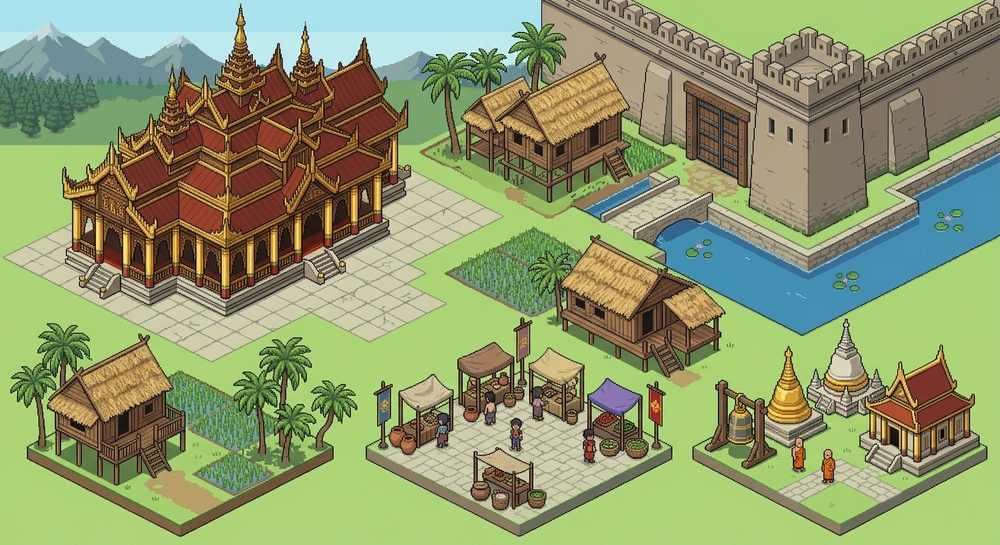
#> input picture environment/taungoo/taungoo_reference_sheet.jpg, 1000 x 545 px, shrunk from 1408 x 768 before the run
$ python normals.py ../environment/taungoo/taungoo_reference_sheet.jpg
#> lines starting #> are read from the running program, lines starting #| are printed output that depends on the picture
"""Rounded, part-aware normal maps for pixel-art characters.
Each body part (separated by the dark outline lines) gets its own rounded bulge,
so lights roll across arms, legs, head and clothes as the animation plays."""
import numpy as np, sys, glob, os
from PIL import Image
from scipy import ndimage as ndi

def normal_map(rgba, R=6.0, strength=1.0, detail=1.6):
#> called with R = 6, strength = 1, detail = 1.6
    a = rgba.astype(float); al = a[..., 3] > 20
#> after `al = a[..., 3] > 20`: al: shape (545, 1000) bool; every value is 1
    lum = (0.3*a[...,0] + 0.59*a[...,1] + 0.11*a[...,2]) / 255.0
    lum = np.where(al, lum, 0)
    cnt = ndi.uniform_filter(al.astype(float), 5) + 1e-4
#> cnt: shape (545, 1000) float64; every value is 1
    local = ndi.uniform_filter(lum, 5) / cnt
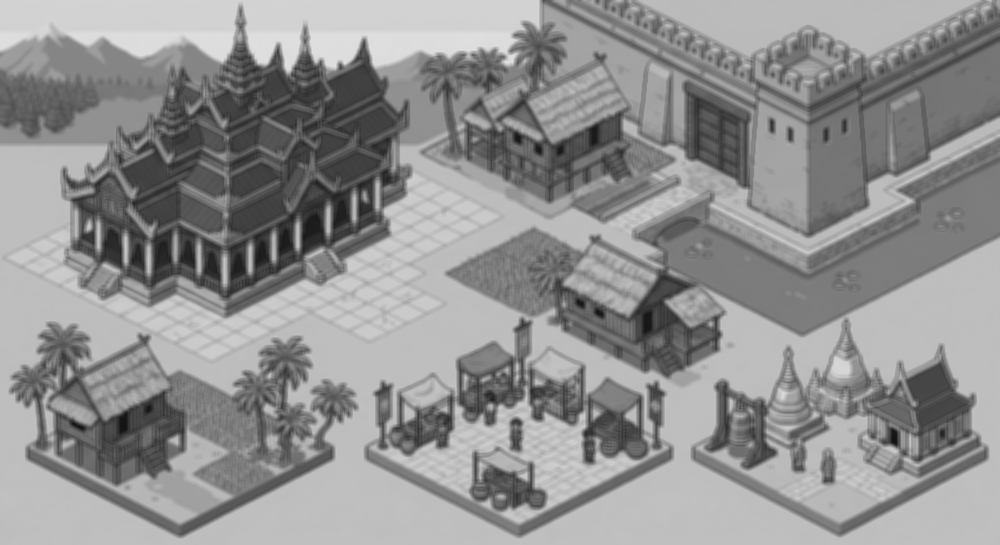
#> local: shape (545, 1000) float64; min 0.07, max 0.888, mean 0.571
    outline = al & (lum < 0.30) & (lum < local * 0.72)
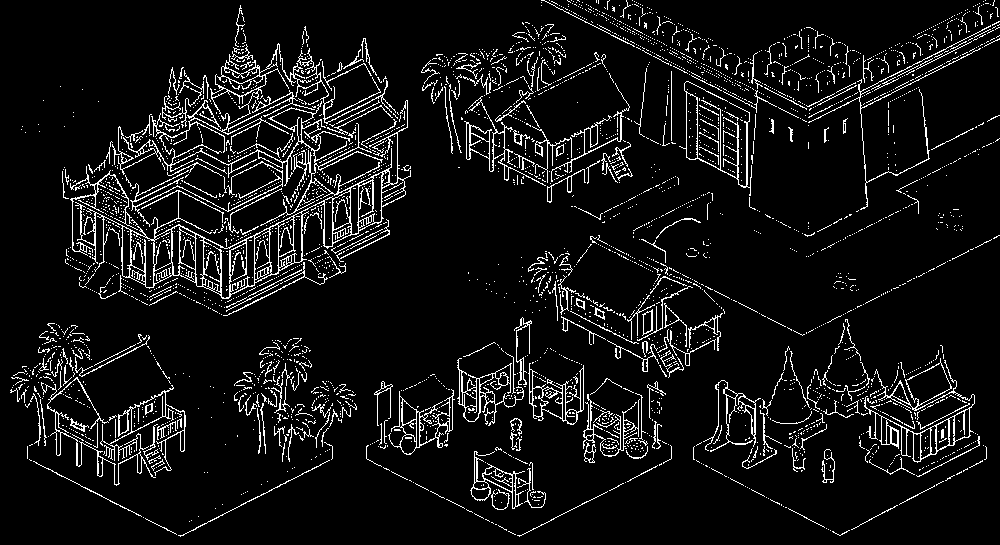
#> outline: shape (545, 1000) bool; 7.6% white in thin lines or dots
    inner = al & ~outline
#> inner: shape (545, 1000) bool; 92.4% white; black in thin lines or dots
    d = ndi.distance_transform_edt(inner)
    t = np.clip(d / R, 0, 1)
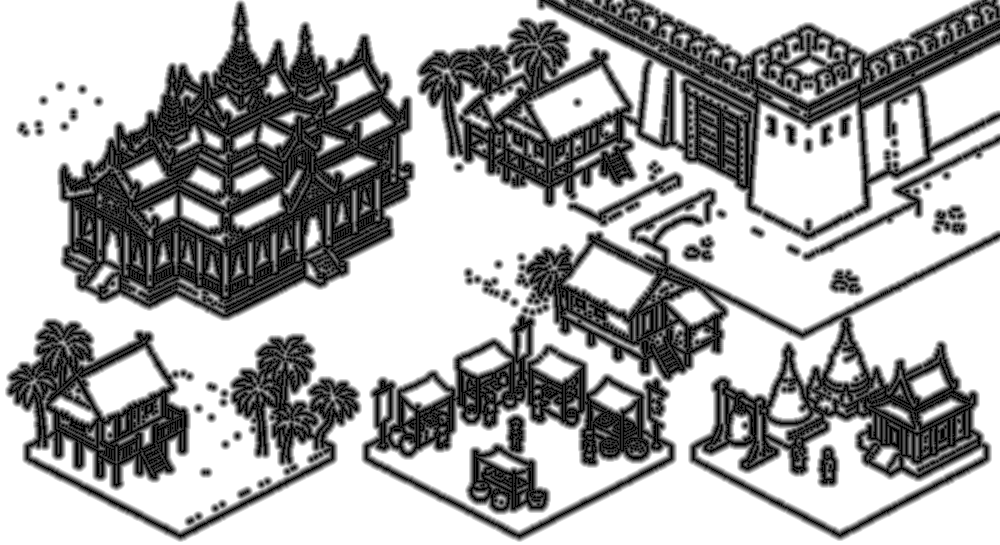
#> t: shape (545, 1000) float64; min 0, max 1, mean 0.675
    h = np.sqrt(1 - (1 - t) ** 2) * R * 0.9           # round (cylinder-like) profile per part
    # whole-silhouette bulge, so the body as a whole is round too
    D = ndi.distance_transform_edt(al)
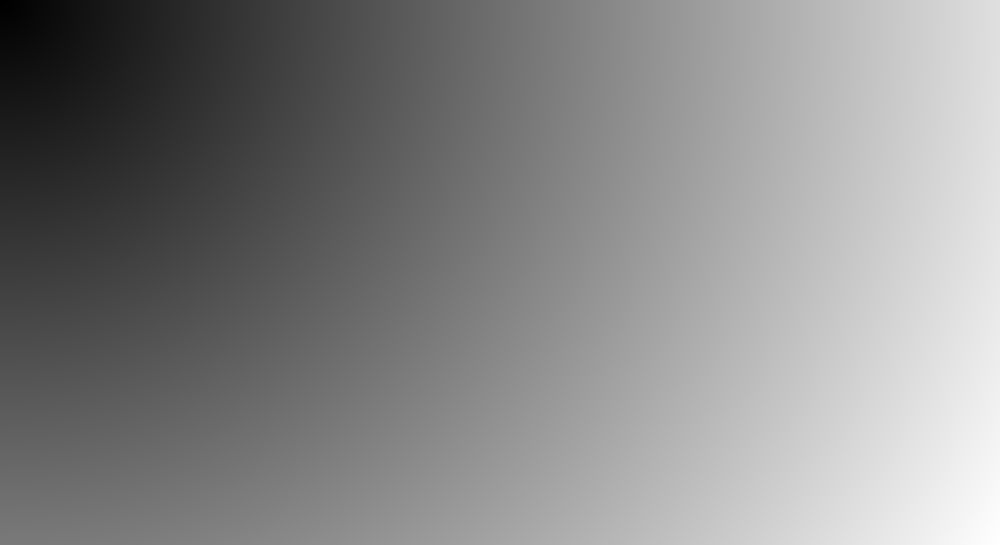
#> D: shape (545, 1000) float64; min 1, max 1138, mean 606.5; drawn with min black and max white
    T = np.clip(D / (R * 2.2), 0, 1)
    h += np.sqrt(1 - (1 - T) ** 2) * R * 0.9
    h += ndi.gaussian_filter(lum, 0.7) * detail * R * 0.25
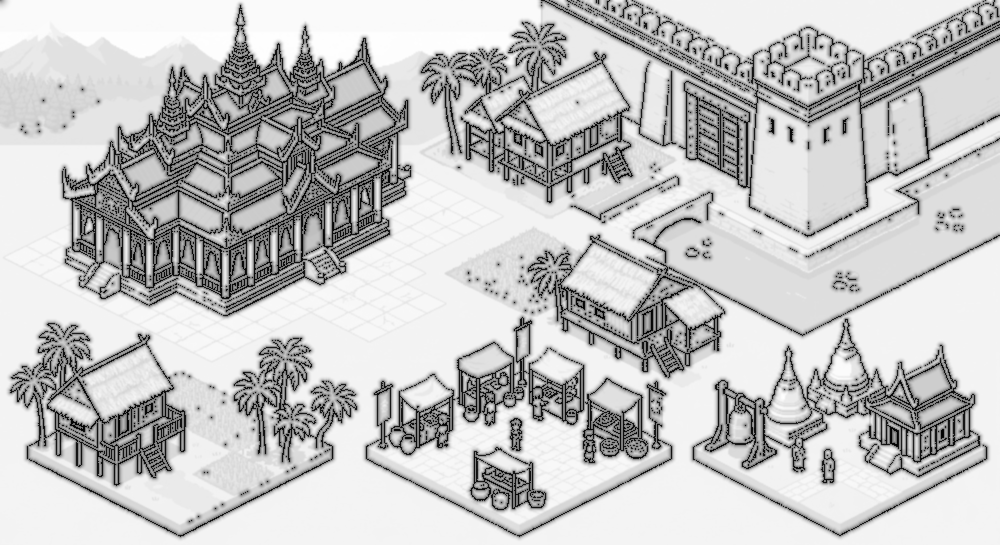
#> h: shape (545, 1000) float64; min 5.46, max 12.92, mean 11.19; drawn with min black and max white
    h = ndi.gaussian_filter(h, 0.9)
    gx = ndi.sobel(h, 1) / 8.0; gy = ndi.sobel(h, 0) / 8.0
#> after `gy = ndi.sobel(h, 0) / 8.0`:
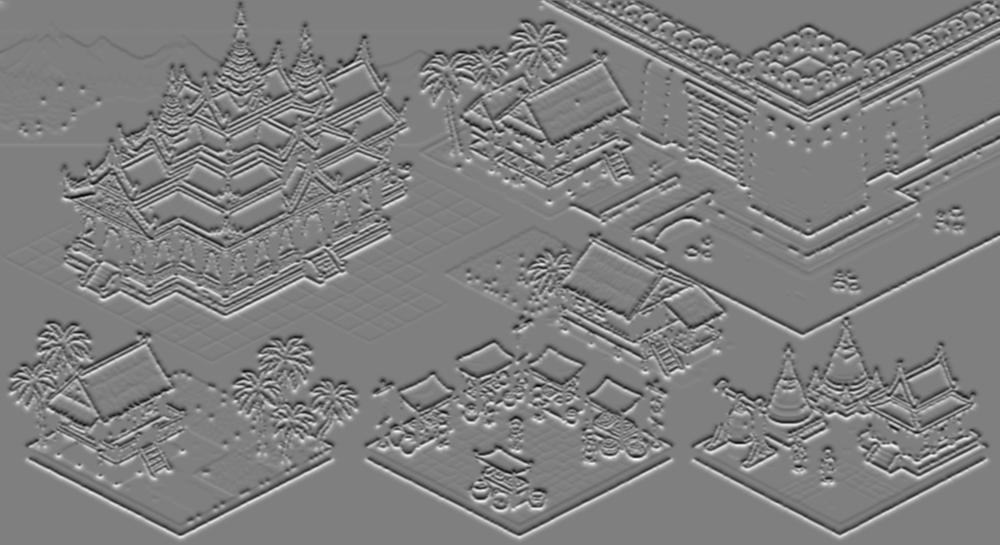
#> gy: shape (545, 1000) float64; min -1.79, max 1.79, mean 0.000398; drawn with min black and max white
    nn = np.dstack([-gx * strength, gy * strength, np.ones_like(gx)])
    nn /= np.linalg.norm(nn, axis=2, keepdims=True)
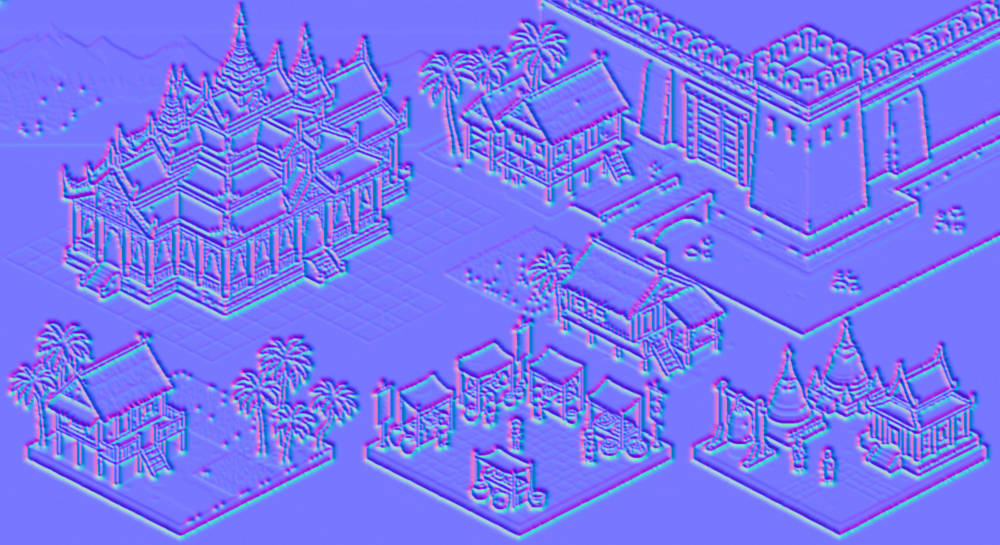
#> nn: shape (545, 1000, 3) float64; mean of channels 0, 1, 2 0.000866, -0.00068, 0.926; drawn with min black and max white
    out = ((nn * 0.5 + 0.5) * 255).round().astype(np.uint8)
    out[~al] = [128, 128, 255]
    return np.dstack([out, (al * 255).astype(np.uint8)])

def shade_preview(rgba, n, L):
    N = n[..., :3].astype(float) / 127.5 - 1; N[..., 1] *= -1   # Godot normal maps: y down = green low
    L = np.array(L, float); L /= np.linalg.norm(L)
    d = np.clip((N * L).sum(2), 0, 1)
    c = rgba[..., :3].astype(float) * (0.35 + 0.9 * d[..., None])
    return np.dstack([np.clip(c, 0, 255).astype(np.uint8), rgba[..., 3]])

if __name__ == '__main__':
    for src in sys.argv[1:]:
        im = np.array(Image.open(src).convert('RGBA'))
        n = normal_map(im)
        dst = src[:-4] + '_n.png'
        Image.fromarray(n, 'RGBA').save(dst)
        print('wrote', dst)
